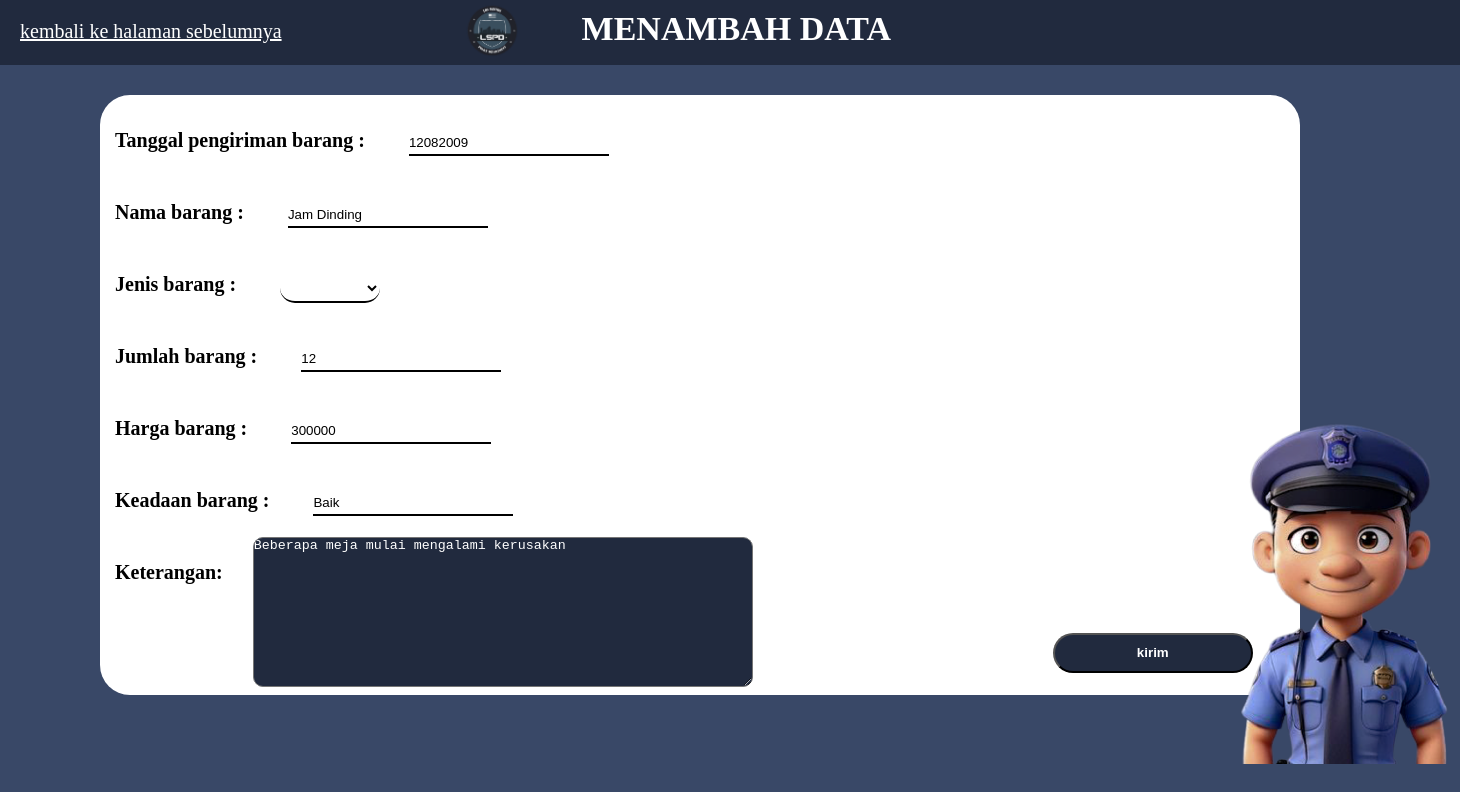
The app's page /edit.php?id=4 with its own data.
### tables this page shows
CREATE TABLE `data_brg` (
  `tnggl_bln_thn` int(11) NOT NULL,
  `code_brg` int(11) NOT NULL,
  `nama_brg` varchar(255) NOT NULL,
  `jns_brg` varchar(255) NOT NULL,
  `jumlah_brg` int(11) NOT NULL,
  `harga_brg` int(11) NOT NULL,
  `keadaan_brg` varchar(255) NOT NULL,
  `keterangan` text NOT NULL
);

### edit.php (the view, shortened to what this page needs)
<?php
$id = $_GET['id'];
include_once('start.php');
?>
<?php
$result = mysqli_query($koneksi, "SELECT * FROM data_brg WHERE code_brg = $id");
            while ($data = mysqli_fetch_array($result)) {
            $tgl = $data['tnggl_bln_thn'];
            $nama = $data['nama_brg'];
            $jns = $data['jns_brg'];
            $jumlah = $data['jumlah_brg'];
            $harga  = $data['harga_brg'];
            $keadaan = $data['keadaan_brg'];
            $ket   = $data['keterangan'];
}
?>
<!DOCTYPE html>
<html lang="en">
<head>
    <link rel="stylesheet" href="css/menambah.css">
</head>
<body>
    <header>
        <div class="header-isi">
            <div class="link-header">
                <a href="home.php">kembali ke halaman sebelumnya</a>
            </div>
        <div class="data-header">
            <img src="img/logo.png">
            <h2>MENAMBAH DATA</h2>
        </div>
        </div>
    </header>
    <form>
        <div class="block">
            <div class="isi">
                <span><b>Tanggal pengiriman barang :</b></span>
                <input type="number" class="infut" name="tgl" value="<?php echo $tgl; ?>">
                <br>
                <span><b>Nama barang :</b></span>
                <input type="text" class="infut" name="nama" value="<?php echo $nama; ?>">
                <br>
                <span><b>Jenis barang :</b></span>
                <select placeholder="PILIH" class="pilih" name="jns" value="<?php echo $jns; ?>">
                    <option></option>
                    <option>BESAR</option>
                </select>
                <br>
                <span><b>Jumlah barang :</b></span>
                <input type="number" class="infut" name="jumlah" value="<?php echo $jumlah; ?>">
                <br>
                <span><b>Harga barang :</b></span>
                <input type="number" class="infut" name="harga" value="<?php echo $harga; ?>">
                <br>
                <span><b>Keadaan barang :</b></span>
                <input type="text" class="infut" name="keadaan" value="<?php echo $keadaan; ?>">
                <br>
                <div class="keterangan-kirim">
                <span><b>Keterangan:</b></span>
                <textarea name="ket" value=""><?php echo $ket; ?></textarea>
                <div class="kir">
                <input type="submit" value="kirim" class="kirim" name="update">
                </div>
                </div>
            </div>
            <div class="img-room">
                <img src="img/org1.png">
            </div>
        </div>
    </form>
</body>
</html>

### css/menambah.css (style rules this page uses)
* { box-sizing: border-box; margin: 0; padding: 0; }
body { background:#394867 ; }
header { background: #212A3E; width: 100%; height: 65px; }
.header-isi { display: flex; }
.link-header { margin-top: 20px; margin-left: 20px; font-size: 20px; }
.link-header a { color: white; }
.data-header { display: flex; margin-left: 180px; gap: 60px; }
.data-header img { width: 60px; height: 60px; }
.data-header h2 { color: white; margin-top: 10px; font-size: 34px; }
.block { width: 1200px; height: 600px; background: white; margin-top: 30px; margin-left: 100px; border-radius: 30px; }
.isi { position: absolute; margin-top: 10px; margin-left: 15px; line-height: 70px; }
.isi .pilih { font-weight: bold; margin-left: 40px; background: transparent; outline: none; border-radius: 20px; border: none; border-bottom: 2px solid black; width: 100px; height: 30px; }
.isi span { font-size: 20px; font-family: 'poppins'; }
.isi input { width: 200px; }
.isi .infut { margin-left: 40px; background: transparent; border:none ; border-bottom: 2px solid black; width: 200px; height: 25px; }
.kir { margin-left: 300px; margin-top: 80px; }
.kirim { width: 400px; height: 40px; background-color: #212A3E; color: white; font-weight: bold; border-radius: 20px; }
.keterangan-kirim { display: flex; }
.keterangan-kirim textarea { width: 500px; height: 150px; background-color: #212A3E; border-radius: 10px; color: white; margin-left: 30px; }
.img-room img { width: 250px; height: 350px; margin-left: 1100px; margin-top: 319px; }

### records on screen
data_brg: tgl "12082009", nama "Jam Dinding", jumlah "12", harga "300000", keadaan "Baik", ket "Beberapa meja mulai mengalami kerusakan"
